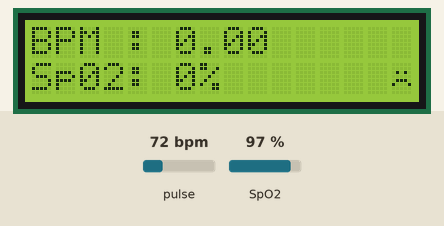
Recording of a sketch running on a simulated Arduino Uno, built with avr-gcc and run on an emulated ATmega328P. Shown: 16×2 character LCD. The test bench sets the inputs (shaded band); at power-on: SpO2 97 %, pulse 72 bpm. What the sketch prints to the serial monitor is not drawn.

Above: at 2.3 s.
2.4 s: SpO2 set to 94 %
At 4.2 s:
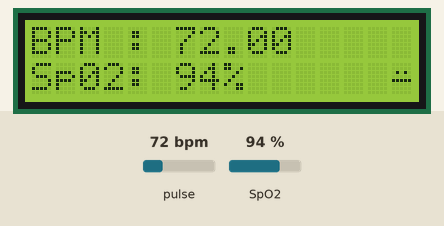
4.6 s: SpO2 set to 100 %
At 6.4 s:
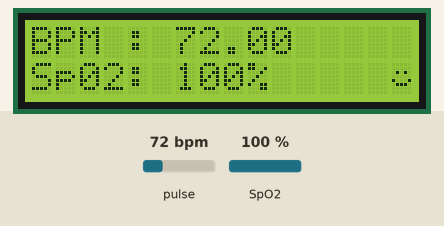
6.7 s: pulse set to 42 bpm
At 8.4 s:
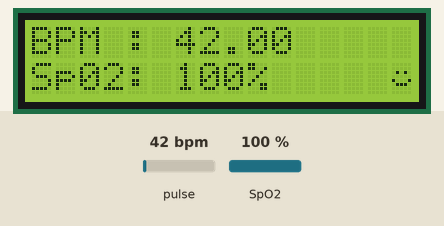
8.7 s: pulse set to 70 bpm
At 10.7 s:
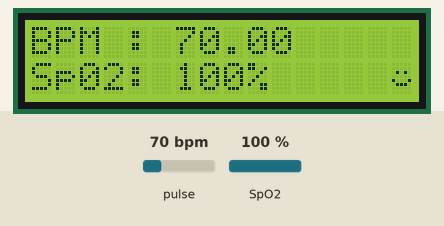
Timing chart, 0 to 11.8 s (numbered marks = the images above; inputs shaded):
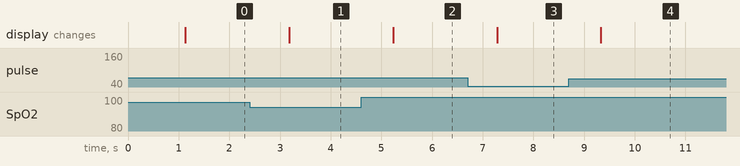

Measured:
- the behaviour switches between 96 and 95 % on SpO2 (found by bisection; images 0 and 1)
- after the input at 2.4 s, the display: changes after 0.78 s (image 1)
- after the input at 4.6 s, the display: changes after 0.63 s (image 2)
- after the input at 6.7 s, the display: changes after 0.58 s (image 3)
- after the input at 8.7 s, the display: changes after 0.63 s (image 4)

The sketch:

Pluse_Oximeter.ino
```cpp
//scientist BENIELS LAB
/* CREATED BY: HOW TO ELECTRONICS | MODIFIED BY: SCIENTIST BENIELS  LAB */

#include <LiquidCrystal_I2C.h>
#include <Wire.h>
#include "MAX30100_PulseOximeter.h"

#define REPORTING_PERIOD_MS     1000

LiquidCrystal_I2C lcd(0x25, 16, 2);


byte smile[] = {
  B00000,
  B00000,
  B01010,
  B00000,
  B10001,
  B01110,
  B00000,
  B00000
};
byte mod[] = {
  B00000,
  B00000,
  B01010,
  B00000,
  B11111,
  B00000,
  B00000,
  B00000
};
byte sad[] = {
  B00000,
  B00000,
  B01010,
  B00000,
  B01110,
  B10001,
  B00000,
  B00000
};

PulseOximeter pox;
uint32_t tsLastReport = 0;

void onBeatDetected()
{

  Serial.println("Beat!!!");

}

void setup()
{
  Serial.begin(9600);

  lcd.init();
  lcd.backlight();
  lcd.createChar(1 , smile);
  lcd.createChar(2 , mod);
  lcd.createChar(3 , sad);
  lcd.setCursor(0, 0);
  lcd.print("      Pulse");
  lcd.setCursor(0, 1);
  lcd.print("    Oximeter");
  delay(1000);

  if (!pox.begin()) {
    Serial.println("FAILED");
    for (;;);
  } else {
    Serial.println("SUCCESS");
  }
  pox.setIRLedCurrent(MAX30100_LED_CURR_7_6MA);

  pox.setOnBeatDetectedCallback(onBeatDetected);
}

void loop()
{
  pox.update();
  if (millis() - tsLastReport > REPORTING_PERIOD_MS) {

    lcd.clear();
    lcd.setCursor(0 , 0);
    lcd.print("BPM : ");
    lcd.print(pox.getHeartRate());
    lcd.setCursor(0 , 1);
    lcd.print("Sp02: ");
    lcd.print(pox.getSpO2());
    lcd.print("%");
    tsLastReport = millis();

    if (pox.getSpO2() >= 96) {
      lcd.setCursor(15 , 1);
      lcd.write(1);
    }
    else if (pox.getSpO2() <= 95 && pox.getSpO2() >= 91) {
      lcd.setCursor(15 , 1);
      lcd.write(2);
    }
    else if (pox.getSpO2() <= 90) {
      lcd.setCursor(15 , 1);
      lcd.write(3);
    }
  }
}
```
